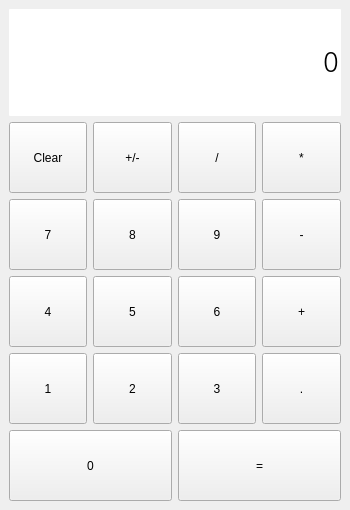
<?xml version="1.0" encoding="UTF-8"?>
<ui version="4.0">
 <class>MainWindow</class>
 <widget class="QMainWindow" name="MainWindow">
  <property name="geometry">
   <rect>
    <x>0</x>
    <y>0</y>
    <width>350</width>
    <height>510</height>
   </rect>
  </property>
  <property name="windowTitle">
   <string>Calculator</string>
  </property>
  <property name="windowIcon">
   <iconset resource="Ressources.qrc">
    <normaloff>:/icon_calculator.ico</normaloff>:/icon_calculator.ico</iconset>
  </property>
  <property name="locale">
   <locale language="English" country="UnitedStates"/>
  </property>
  <widget class="QWidget" name="window">
   <property name="minimumSize">
    <size>
     <width>350</width>
     <height>510</height>
    </size>
   </property>
   <layout class="QVBoxLayout" name="verticalLayout_4">
    <item>
     <layout class="QHBoxLayout" name="hLayoutResultScreen">
      <item>
       <widget class="QLabel" name="lblScreenResult">
        <property name="font">
         <font>
          <family>Courier</family>
          <pointsize>25</pointsize>
         </font>
        </property>
        <property name="styleSheet">
         <string notr="true">background-color:white; border-radius:1px;</string>
        </property>
        <property name="frameShadow">
         <enum>QFrame::Plain</enum>
        </property>
        <property name="lineWidth">
         <number>1</number>
        </property>
        <property name="text">
         <string>0</string>
        </property>
        <property name="alignment">
         <set>Qt::AlignRight|Qt::AlignTrailing|Qt::AlignVCenter</set>
        </property>
        <property name="wordWrap">
         <bool>true</bool>
        </property>
        <property name="indent">
         <number>-1</number>
        </property>
       </widget>
      </item>
     </layout>
    </item>
    <item>
     <layout class="QGridLayout" name="gridLayoutCenter">
      <item row="3" column="1">
       <widget class="QPushButton" name="btn_2">
        <property name="minimumSize">
         <size>
          <width>71</width>
          <height>71</height>
         </size>
        </property>
        <property name="styleSheet">
         <string notr="true"/>
        </property>
        <property name="text">
         <string>2</string>
        </property>
        <property name="shortcut">
         <string>2</string>
        </property>
       </widget>
      </item>
      <item row="2" column="2">
       <widget class="QPushButton" name="btn_6">
        <property name="minimumSize">
         <size>
          <width>71</width>
          <height>71</height>
         </size>
        </property>
        <property name="styleSheet">
         <string notr="true"/>
        </property>
        <property name="text">
         <string>6</string>
        </property>
        <property name="shortcut">
         <string>6</string>
        </property>
       </widget>
      </item>
      <item row="1" column="1">
       <widget class="QPushButton" name="btn_8">
        <property name="minimumSize">
         <size>
          <width>71</width>
          <height>71</height>
         </size>
        </property>
        <property name="styleSheet">
         <string notr="true"/>
        </property>
        <property name="text">
         <string>8</string>
        </property>
        <property name="shortcut">
         <string>8</string>
        </property>
       </widget>
      </item>
      <item row="1" column="2">
       <widget class="QPushButton" name="btn_9">
        <property name="minimumSize">
         <size>
          <width>71</width>
          <height>71</height>
         </size>
        </property>
        <property name="styleSheet">
         <string notr="true"/>
        </property>
        <property name="text">
         <string>9</string>
        </property>
        <property name="shortcut">
         <string>9</string>
        </property>
       </widget>
      </item>
      <item row="3" column="3">
       <widget class="QPushButton" name="btnDecimal">
        <property name="minimumSize">
         <size>
          <width>71</width>
          <height>71</height>
         </size>
        </property>
        <property name="styleSheet">
         <string notr="true"/>
        </property>
        <property name="text">
         <string>.</string>
        </property>
        <property name="shortcut">
         <string>.</string>
        </property>
       </widget>
      </item>
      <item row="3" column="2">
       <widget class="QPushButton" name="btn_3">
        <property name="minimumSize">
         <size>
          <width>71</width>
          <height>71</height>
         </size>
        </property>
        <property name="styleSheet">
         <string notr="true"/>
        </property>
        <property name="text">
         <string>3</string>
        </property>
        <property name="shortcut">
         <string>3</string>
        </property>
       </widget>
      </item>
      <item row="2" column="3">
       <widget class="QPushButton" name="btnOperatorPlus">
        <property name="minimumSize">
         <size>
          <width>71</width>
          <height>71</height>
         </size>
        </property>
        <property name="styleSheet">
         <string notr="true"/>
        </property>
        <property name="text">
         <string>+</string>
        </property>
        <property name="shortcut">
         <string>+</string>
        </property>
       </widget>
      </item>
      <item row="2" column="0">
       <widget class="QPushButton" name="btn_4">
        <property name="minimumSize">
         <size>
          <width>71</width>
          <height>71</height>
         </size>
        </property>
        <property name="styleSheet">
         <string notr="true"/>
        </property>
        <property name="text">
         <string>4</string>
        </property>
        <property name="shortcut">
         <string>4</string>
        </property>
       </widget>
      </item>
      <item row="2" column="1">
       <widget class="QPushButton" name="btn_5">
        <property name="minimumSize">
         <size>
          <width>71</width>
          <height>71</height>
         </size>
        </property>
        <property name="styleSheet">
         <string notr="true"/>
        </property>
        <property name="text">
         <string>5</string>
        </property>
        <property name="shortcut">
         <string>5</string>
        </property>
       </widget>
      </item>
      <item row="1" column="0">
       <widget class="QPushButton" name="btn_7">
        <property name="minimumSize">
         <size>
          <width>71</width>
          <height>71</height>
         </size>
        </property>
        <property name="styleSheet">
         <string notr="true"/>
        </property>
        <property name="text">
         <string>7</string>
        </property>
        <property name="shortcut">
         <string>7</string>
        </property>
       </widget>
      </item>
      <item row="3" column="0">
       <widget class="QPushButton" name="btn_1">
        <property name="minimumSize">
         <size>
          <width>71</width>
          <height>71</height>
         </size>
        </property>
        <property name="contextMenuPolicy">
         <enum>Qt::DefaultContextMenu</enum>
        </property>
        <property name="styleSheet">
         <string notr="true"/>
        </property>
        <property name="text">
         <string>1</string>
        </property>
        <property name="shortcut">
         <string>1</string>
        </property>
       </widget>
      </item>
      <item row="1" column="3">
       <widget class="QPushButton" name="btnOperatorMinus">
        <property name="enabled">
         <bool>true</bool>
        </property>
        <property name="minimumSize">
         <size>
          <width>71</width>
          <height>71</height>
         </size>
        </property>
        <property name="styleSheet">
         <string notr="true"/>
        </property>
        <property name="text">
         <string>-</string>
        </property>
        <property name="shortcut">
         <string>-</string>
        </property>
       </widget>
      </item>
      <item row="0" column="3">
       <widget class="QPushButton" name="btnOperatorMultiply">
        <property name="minimumSize">
         <size>
          <width>71</width>
          <height>71</height>
         </size>
        </property>
        <property name="styleSheet">
         <string notr="true"/>
        </property>
        <property name="text">
         <string>*</string>
        </property>
        <property name="shortcut">
         <string>*</string>
        </property>
       </widget>
      </item>
      <item row="0" column="2">
       <widget class="QPushButton" name="btnOperatorDivide">
        <property name="minimumSize">
         <size>
          <width>71</width>
          <height>71</height>
         </size>
        </property>
        <property name="styleSheet">
         <string notr="true"/>
        </property>
        <property name="text">
         <string>/</string>
        </property>
        <property name="shortcut">
         <string>/</string>
        </property>
       </widget>
      </item>
      <item row="0" column="1">
       <widget class="QPushButton" name="btnNegativeNb">
        <property name="minimumSize">
         <size>
          <width>71</width>
          <height>71</height>
         </size>
        </property>
        <property name="styleSheet">
         <string notr="true"/>
        </property>
        <property name="text">
         <string>+/-</string>
        </property>
        <property name="shortcut">
         <string>/</string>
        </property>
       </widget>
      </item>
      <item row="0" column="0">
       <widget class="QPushButton" name="btnClear">
        <property name="minimumSize">
         <size>
          <width>71</width>
          <height>71</height>
         </size>
        </property>
        <property name="styleSheet">
         <string notr="true"/>
        </property>
        <property name="text">
         <string>Clear</string>
        </property>
        <property name="shortcut">
         <string>Backspace</string>
        </property>
       </widget>
      </item>
     </layout>
    </item>
    <item>
     <layout class="QHBoxLayout" name="bottomHLayout">
      <item>
       <layout class="QVBoxLayout" name="verticalLayout_7">
        <item>
         <widget class="QPushButton" name="btn_0">
          <property name="minimumSize">
           <size>
            <width>71</width>
            <height>71</height>
           </size>
          </property>
          <property name="text">
           <string>0</string>
          </property>
          <property name="shortcut">
           <string>0</string>
          </property>
         </widget>
        </item>
       </layout>
      </item>
      <item>
       <layout class="QGridLayout" name="gridLayout_4">
        <item row="0" column="0">
         <widget class="QPushButton" name="btnOperatorEqual">
          <property name="minimumSize">
           <size>
            <width>71</width>
            <height>71</height>
           </size>
          </property>
          <property name="styleSheet">
           <string notr="true"/>
          </property>
          <property name="text">
           <string>=</string>
          </property>
          <property name="shortcut">
           <string>Return</string>
          </property>
         </widget>
        </item>
       </layout>
      </item>
     </layout>
    </item>
   </layout>
  </widget>
 </widget>
 <resources>
  <include location="Ressources.qrc"/>
 </resources>
 <connections>
  <connection>
   <sender>btn_4</sender>
   <signal>clicked()</signal>
   <receiver>MainWindow</receiver>
   <slot>digitPressed()</slot>
   <hints>
    <hint type="sourcelabel">
     <x>77</x>
     <y>328</y>
    </hint>
    <hint type="destinationlabel">
     <x>7</x>
     <y>315</y>
    </hint>
   </hints>
  </connection>
  <connection>
   <sender>btn_5</sender>
   <signal>clicked()</signal>
   <receiver>MainWindow</receiver>
   <slot>digitPressed()</slot>
   <hints>
    <hint type="sourcelabel">
     <x>171</x>
     <y>328</y>
    </hint>
    <hint type="destinationlabel">
     <x>91</x>
     <y>336</y>
    </hint>
   </hints>
  </connection>
  <connection>
   <sender>btn_6</sender>
   <signal>clicked()</signal>
   <receiver>MainWindow</receiver>
   <slot>digitPressed()</slot>
   <hints>
    <hint type="sourcelabel">
     <x>255</x>
     <y>328</y>
    </hint>
    <hint type="destinationlabel">
     <x>179</x>
     <y>339</y>
    </hint>
   </hints>
  </connection>
  <connection>
   <sender>btn_7</sender>
   <signal>clicked()</signal>
   <receiver>MainWindow</receiver>
   <slot>digitPressed()</slot>
   <hints>
    <hint type="sourcelabel">
     <x>60</x>
     <y>251</y>
    </hint>
    <hint type="destinationlabel">
     <x>5</x>
     <y>262</y>
    </hint>
   </hints>
  </connection>
  <connection>
   <sender>btn_8</sender>
   <signal>clicked()</signal>
   <receiver>MainWindow</receiver>
   <slot>digitPressed()</slot>
   <hints>
    <hint type="sourcelabel">
     <x>171</x>
     <y>251</y>
    </hint>
    <hint type="destinationlabel">
     <x>92</x>
     <y>258</y>
    </hint>
   </hints>
  </connection>
  <connection>
   <sender>btn_9</sender>
   <signal>clicked()</signal>
   <receiver>MainWindow</receiver>
   <slot>digitPressed()</slot>
   <hints>
    <hint type="sourcelabel">
     <x>255</x>
     <y>251</y>
    </hint>
    <hint type="destinationlabel">
     <x>182</x>
     <y>258</y>
    </hint>
   </hints>
  </connection>
  <connection>
   <sender>btn_1</sender>
   <signal>clicked()</signal>
   <receiver>MainWindow</receiver>
   <slot>digitPressed()</slot>
   <hints>
    <hint type="sourcelabel">
     <x>50</x>
     <y>405</y>
    </hint>
    <hint type="destinationlabel">
     <x>7</x>
     <y>415</y>
    </hint>
   </hints>
  </connection>
  <connection>
   <sender>btn_2</sender>
   <signal>clicked()</signal>
   <receiver>MainWindow</receiver>
   <slot>digitPressed()</slot>
   <hints>
    <hint type="sourcelabel">
     <x>171</x>
     <y>405</y>
    </hint>
    <hint type="destinationlabel">
     <x>94</x>
     <y>419</y>
    </hint>
   </hints>
  </connection>
  <connection>
   <sender>btn_3</sender>
   <signal>clicked()</signal>
   <receiver>MainWindow</receiver>
   <slot>digitPressed()</slot>
   <hints>
    <hint type="sourcelabel">
     <x>255</x>
     <y>405</y>
    </hint>
    <hint type="destinationlabel">
     <x>177</x>
     <y>417</y>
    </hint>
   </hints>
  </connection>
  <connection>
   <sender>btn_0</sender>
   <signal>clicked()</signal>
   <receiver>MainWindow</receiver>
   <slot>digitPressed()</slot>
   <hints>
    <hint type="sourcelabel">
     <x>158</x>
     <y>491</y>
    </hint>
    <hint type="destinationlabel">
     <x>32</x>
     <y>500</y>
    </hint>
   </hints>
  </connection>
  <connection>
   <sender>btnOperatorDivide</sender>
   <signal>clicked()</signal>
   <receiver>MainWindow</receiver>
   <slot>operatorPressed()</slot>
   <hints>
    <hint type="sourcelabel">
     <x>255</x>
     <y>173</y>
    </hint>
    <hint type="destinationlabel">
     <x>176</x>
     <y>177</y>
    </hint>
   </hints>
  </connection>
  <connection>
   <sender>btnOperatorMultiply</sender>
   <signal>clicked()</signal>
   <receiver>MainWindow</receiver>
   <slot>operatorPressed()</slot>
   <hints>
    <hint type="sourcelabel">
     <x>338</x>
     <y>173</y>
    </hint>
    <hint type="destinationlabel">
     <x>263</x>
     <y>181</y>
    </hint>
   </hints>
  </connection>
  <connection>
   <sender>btnOperatorMinus</sender>
   <signal>clicked()</signal>
   <receiver>MainWindow</receiver>
   <slot>operatorPressed()</slot>
   <hints>
    <hint type="sourcelabel">
     <x>339</x>
     <y>251</y>
    </hint>
    <hint type="destinationlabel">
     <x>344</x>
     <y>269</y>
    </hint>
   </hints>
  </connection>
  <connection>
   <sender>btnOperatorPlus</sender>
   <signal>clicked()</signal>
   <receiver>MainWindow</receiver>
   <slot>operatorPressed()</slot>
   <hints>
    <hint type="sourcelabel">
     <x>339</x>
     <y>328</y>
    </hint>
    <hint type="destinationlabel">
     <x>344</x>
     <y>335</y>
    </hint>
   </hints>
  </connection>
  <connection>
   <sender>btnDecimal</sender>
   <signal>clicked()</signal>
   <receiver>MainWindow</receiver>
   <slot>operatorPressed()</slot>
   <hints>
    <hint type="sourcelabel">
     <x>339</x>
     <y>405</y>
    </hint>
    <hint type="destinationlabel">
     <x>341</x>
     <y>407</y>
    </hint>
   </hints>
  </connection>
  <connection>
   <sender>btnOperatorEqual</sender>
   <signal>clicked()</signal>
   <receiver>MainWindow</receiver>
   <slot>operatorPressed()</slot>
   <hints>
    <hint type="sourcelabel">
     <x>338</x>
     <y>491</y>
    </hint>
    <hint type="destinationlabel">
     <x>341</x>
     <y>486</y>
    </hint>
   </hints>
  </connection>
  <connection>
   <sender>btnClear</sender>
   <signal>clicked()</signal>
   <receiver>MainWindow</receiver>
   <slot>resetOperation()</slot>
   <hints>
    <hint type="sourcelabel">
     <x>43</x>
     <y>149</y>
    </hint>
    <hint type="destinationlabel">
     <x>6</x>
     <y>138</y>
    </hint>
   </hints>
  </connection>
  <connection>
   <sender>btnNegativeNb</sender>
   <signal>clicked()</signal>
   <receiver>MainWindow</receiver>
   <slot>negativeNb()</slot>
   <hints>
    <hint type="sourcelabel">
     <x>103</x>
     <y>152</y>
    </hint>
    <hint type="destinationlabel">
     <x>89</x>
     <y>151</y>
    </hint>
   </hints>
  </connection>
 </connections>
 <slots>
  <slot>digitPressed()</slot>
  <slot>operatorPressed()</slot>
  <slot>resetOperation()</slot>
  <slot>negativeNb()</slot>
 </slots>
</ui>
